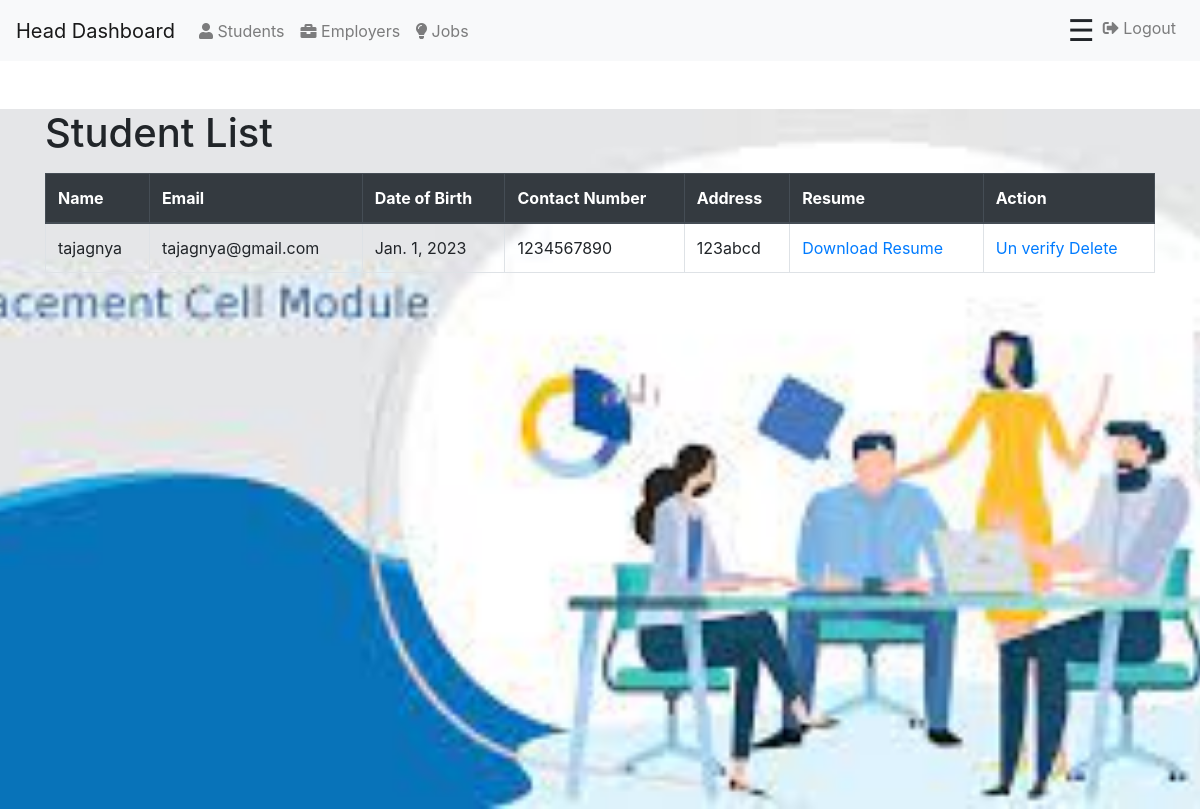
Screenshot of /head/students/ (signed in) with the database file from the repository.
### user_management/models.py (models this page shows, shortened)
class StudentProfile(models.Model):
    user = models.OneToOneField(CustomUser, on_delete=models.CASCADE)
    full_name = models.CharField(max_length=100)
    date_of_birth = models.DateField(null=True)
    contact_number = models.CharField(max_length=15)
    address = models.TextField()
    spi_semester1 = models.FloatField(null=True)
    spi_semester2 = models.FloatField(null=True)
    spi_semester3 = models.FloatField(null=True)
    spi_semester4 = models.FloatField(null=True)
    spi_semester5 = models.FloatField(null=True)
    spi_semester6 = models.FloatField(null=True)
    spi_semester7 = models.FloatField(null=True)
    spi_semester8 = models.FloatField(null=True)
    cgpa = models.FloatField(null=True, editable=False)
    resume = models.FileField(upload_to='resumes/')
    is_verified = models.BooleanField(default=False)

class CustomUser(AbstractUser):
    email = models.EmailField(unique=True)
    user_type = models.CharField(choices=[('student', 'Student'), ('head', 'Head'), ('employer', "Employer")], max_length=10)
    full_name = models.CharField(max_length=100)

### user_management/views.py (the view)
# urls.py: path('head/students/', views.students_list, name='head_students_list'),
@login_required(login_url='head_login')
def students_list(request):
    students = StudentProfile.objects.all()
    return render(request, 'head_student_list.html', {'students': students})

### user_management/custom_auth.py (called while the page is built)
    def get_user(self, user_id):
        User = get_user_model()
        try:
            return User.objects.get(pk=user_id)
        except User.DoesNotExist:
            return None

### user_management/templates/head_student_list.html
{% extends 'head_dashboard.html' %}
{% block content %}
<div class="container">
    <h1 class="mt-5">Student List</h1>
    <table class="table table-bordered table-hover mt-3">
        <thead class="thead-dark">
            <tr>
                <th>Name</th>
                <th>Email</th>
                <th>Date of Birth</th>
                <th>Contact Number</th>
                <th>Address</th>
                <th>Resume</th>
                <th>Action</th>
            </tr>
        </thead>
        <tbody>
            {% for student in students %}
                <tr>
                    <td>{{ student.full_name }}</td>
                    <td>{{ student.user.email }}</td>
                    <td>{{ student.date_of_birth }}</td>
                    <td>{{ student.contact_number }}</td>
                    <td>{{ student.address }}</td>
                    <td>
                        {% if student.resume %}
                            <a href="{{ MEDIA_URL }}{{ student.resume.url }}" >Download Resume</a>
                        {% else %}
                            No Resume
                        {% endif %}
                    </td>
                    <td>
                        {% if student.is_verified %}
                            <a href="{% url 'head_student_unverify' student.id %}">Un verify</a>
                        {% else %}
                            <a href="{% url 'head_student_verify' student.id %}">Verify</a>
                        {% endif %}
                        <a href="{% url 'head_student_delete' student.id %}">Delete</a>
                    </td>
                </tr>
            {% endfor %}
        </tbody>
    </table>
</div>
{% endblock %}

### rows the page displays
StudentProfile: full_name "tajagnya", user.email "tajagnya@gmail.com", date_of_birth "Jan. 1, 2023", contact_number "1234567890", address "123abcd", is_verified "Un verify"
